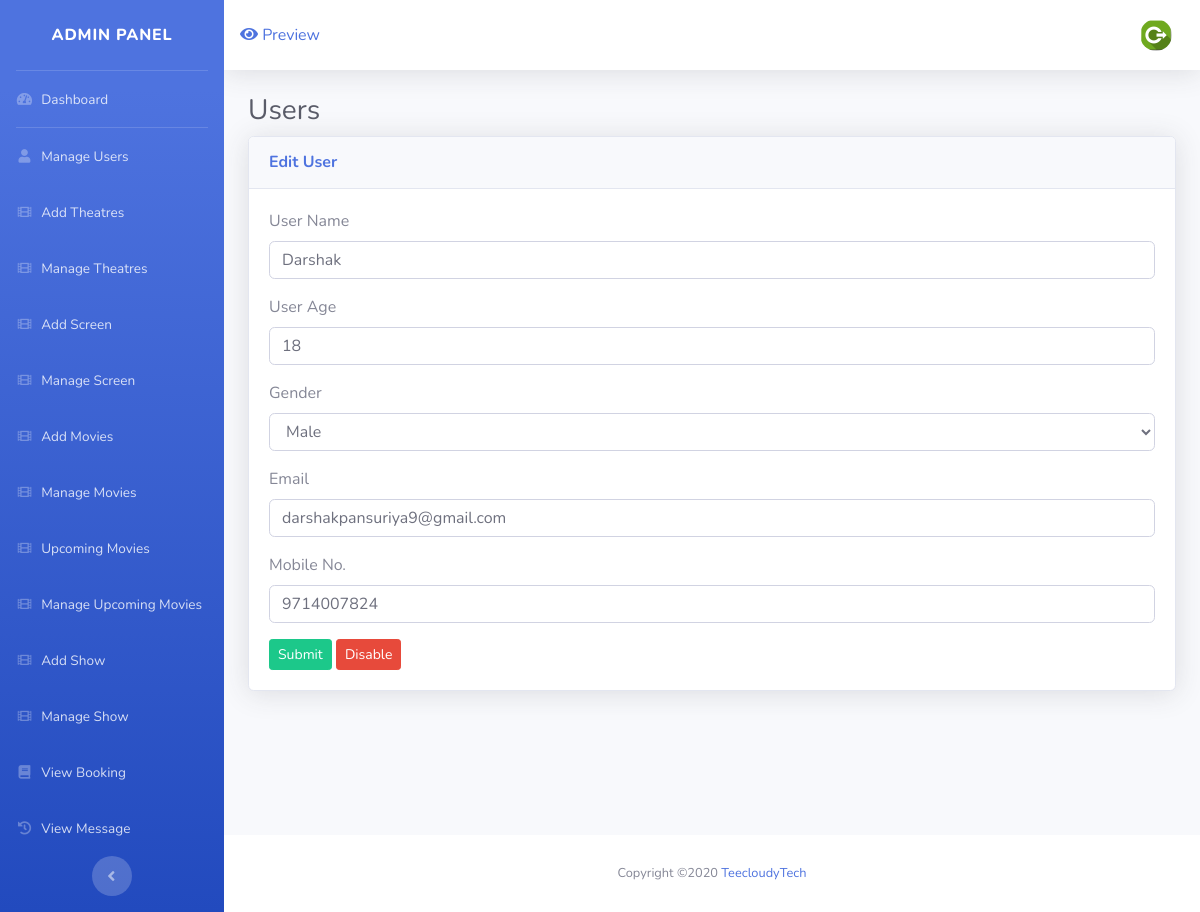
The page /admin/user_edit.php?id=1 on the database its author committed.
### tables this page shows
CREATE TABLE `register` (
  `r_id` int(4) NOT NULL,
  `r_nm` varchar(30) NOT NULL,
  `r_age` varchar(2) NOT NULL,
  `r_gender` varchar(10) NOT NULL,
  `r_mno` varchar(12) NOT NULL,
  `r_email` varchar(40) NOT NULL,
  `r_pwd` varchar(40) NOT NULL,
  `r_time` bigint(40) NOT NULL,
  `r_status` int(1) NOT NULL DEFAULT 1
);

### admin/user_edit.php (the view, shortened to what this page needs)
<?php
	include("include/header.php");
	include("../include/config.php");
	$id=$_GET['id'];
	$sq="select *  from register where r_id=$id ";
	$res=mysqli_query($con,$sq);
	$row=mysqli_fetch_assoc($res);
?>
<div class="container-fluid">
  <h1 class="h3 mb-2 text-gray-800">Users</h1>
  <div class="card shadow mb-4">
	<div class="card-header py-3">
	  <h6 class="m-0 font-weight-bold text-primary">Edit User</h6>
	</div>
	<div class="card-body">
		<form action="user_editpro.php" method="post">
			<div class="form-group">
				<label>User Name</label>
				<input type="text" class="form-control" name="rnm" value="<?php echo$row['r_nm']; ?>" required>
			</div>
			<div class="form-group">
				<label>User Age</label>
				<input type="text" class="form-control" name="age" value="<?php echo$row['r_age']; ?>" required>
			</div>
			<div class="form-group">
				<label>Gender</label>
				<select class="form-control" name="gender" >
<option value ="Male">Male</option>
</select>
			</div>
			<div class="form-group">
				<label>Email</label>
				<input type="email" class="form-control" name="email" value="<?php echo$row['r_email']; ?>" required>
			</div>
			<div class="form-group">
				<label>Mobile No.</label>
				<input type="text" class="form-control" name="mno" value="<?php echo$row['r_mno']; ?>" required>
			</div>
			<input type="submit" class="btn btn-success btn-sm" value="Submit">
			<a href="user_disable.php?id=<?php echo$row['r_id']; ?>" class="btn btn-danger btn-sm">Disable</a>
		</form>
	</div>
  </div>
</div>
<?php
	include("include/footer.php");
?>

### rows shown on the page
register: rnm "Darshak", age "18", email "darshakpansuriya9@gmail.com", mno "9714007824"
